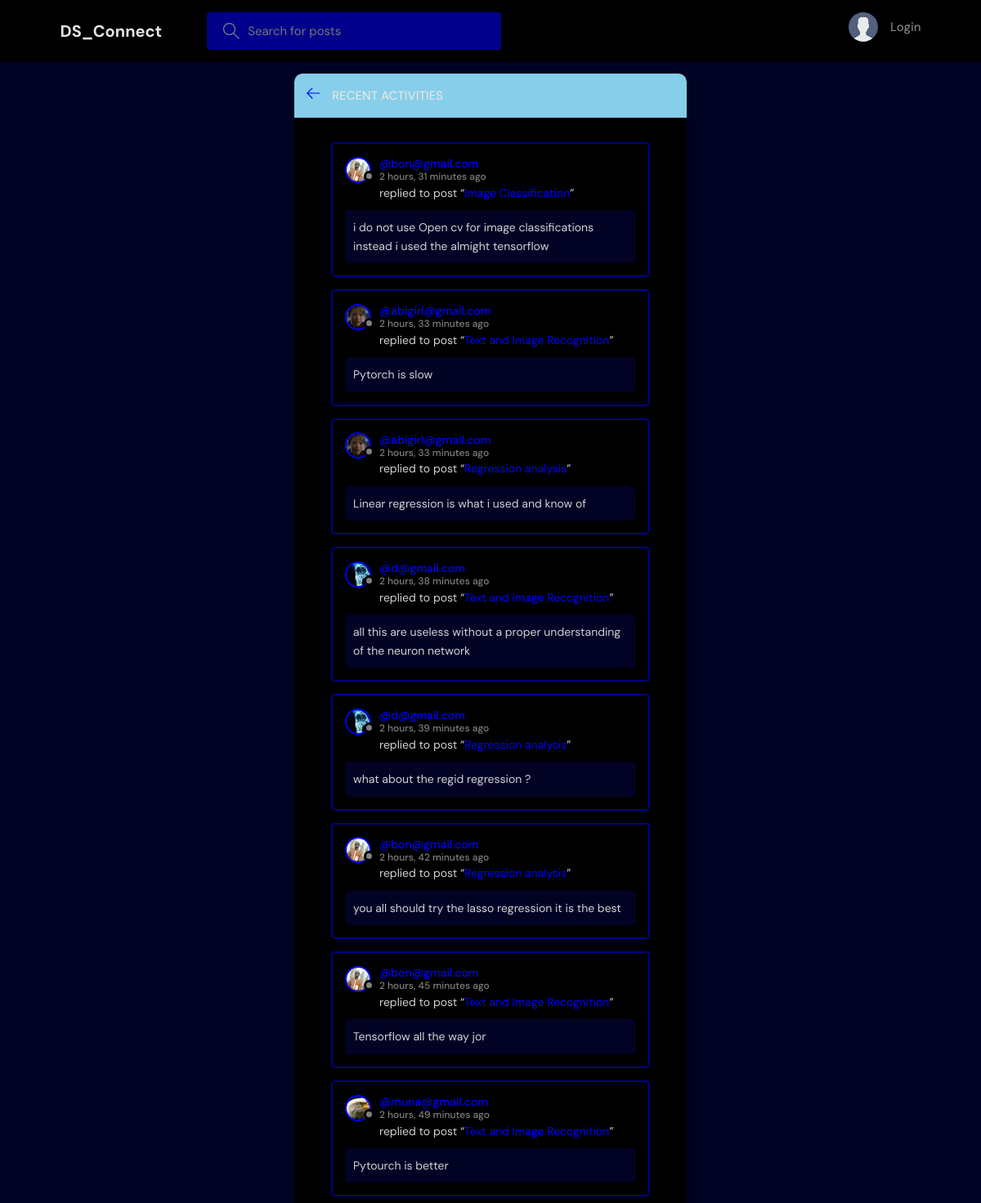
The page /activity/ on the database its author committed.
### base/models.py (models this page shows, shortened)
class Message(models.Model):
    user = models.ForeignKey(User, on_delete=models.CASCADE)
    room = models.ForeignKey(Room, on_delete=models.CASCADE)
    body = models.TextField()
    updated = models.DateTimeField(auto_now=True)
    created = models.DateTimeField(auto_now_add=True)
    class Meta:
        ordering = ['-updated', '-created']

class User(AbstractUser):
    name = models.CharField(max_length=200, null=True)
    email = models.EmailField(unique=True, null=True)
    bio = models.TextField(null=True)
    avatar = models.ImageField(null=True, default="avatar.svg")
    USERNAME_FIELD = 'email'
    REQUIRED_FIELDS = []

class Room(models.Model):
    host = models.ForeignKey(User, on_delete=models.SET_NULL, null=True)
    topic = models.ForeignKey(Topic, on_delete=models.SET_NULL, null=True)
    name = models.CharField(max_length=200)
    description = models.TextField(null=True, blank=True)
    participants = models.ManyToManyField(
        User, related_name='participants', blank=True)
    updated = models.DateTimeField(auto_now=True)
    created = models.DateTimeField(auto_now_add=True)
    class Meta:
        ordering = ['-updated', '-created']
    def __str__(self):
        return self.name

### base/views.py (the view)
# urls.py: path('activity/', views.activityPage, name="activity"),
def activityPage(request):
    room_messages = Message.objects.all()
    return render(request, 'base/activity.html', {'room_messages': room_messages})

### base/templates/base/activity.html (shortened to what this page needs)
{% extends 'main.html' %}
{% block content %}
<main class="layout">
  <div class="container">
    <div class="layout__box">
      <div class="layout__boxHeader">
        <div class="layout__boxTitle">
          <a href="{% url 'home' %}">
            <svg version="1.1" xmlns="http://www.w3.org/2000/svg" width="32" height="32" viewBox="0 0 32 32">
              <title>arrow-left</title>
              <path
                d="M13.723 2.286l-13.723 13.714 13.719 13.714 1.616-1.611-10.96-10.96h27.625v-2.286h-27.625l10.965-10.965-1.616-1.607z">
              </path>
              </path>
            </svg>
          </a>
          <h3>Recent Activities</h3>
        </div>
      </div>
      <div class="activities-page layout__body">
        {% for message in room_messages %}
        <div class="activities__box">
          <div class="activities__boxHeader roomListRoom__header">
            <a href="{% url 'user-profile' message.user.id %}" class="roomListRoom__author">
              <div class="avatar avatar--small">
                <img src="{{message.user.avatar.url}}" />
              </div>
              <p>
                @{{message.user}}
                <span>{{message.created|timesince}} ago</span>
              </p>
            </a>
          </div>
          <div class="activities__boxContent">
            <p>replied to post “<a href="{% url 'room' message.room.id %}">{{message.room}}</a>”</p>
            <div class="activities__boxRoomContent">
              {{message.body}}
            </div>
          </div>
        </div>
        {% endfor %}
      </div>
    </div>
  </div>
</main>
{% endblock content %}

### static/styles/style.css (style rules this page uses)
:root { --color-main: blue; --color-main-light: rgb(118, 118, 250); --color-dark: #000; --color-dark-medium: darkblue; --color-dark-light: skyblue; --color-light: #e5e5e5; --color-gray: gray; --color-light-gray: #d1d3d3; --color-bg: rgb(2, 2, 37); --color-success: lime; --color-error: red; }
* { font-family: "DM Sans", -apple-system, BlinkMacSystemFont, "Segoe UI", Roboto, Oxygen, Ubuntu, Cantarell, "Open Sans", "Helvetica Neue", sans-serif; margin: 0; padding: 0; box-sizing: border-box; text-rendering: optimizeLegibility; font-size: inherit; }
html { font-size: 56.25%; }
@media only screen and (min-width: 1200px) { html { font-size: 62.5%; } }
body { line-height: 1.6; font-weight: 400; font-size: 1.5rem; color: var(--color-light-gray); background-color: var(--color-bg); min-height: 100vh; }
img { width: 100%; }
a { display: inline-block; color: var(--color-main); text-decoration: none; }
.container { max-width: 120rem; width: 90%; margin: auto; }
.avatar { position: relative; display: inline-block; border-radius: 50%; border: 2px solid var(--color-main); }
.avatar img { display: block; border-radius: 50%; object-fit: cover; object-position: center; }
.avatar::after { content: ""; display: block; position: absolute; background-color: var(--color-gray); z-index: 111; border-radius: 50%; border: 0.3rem solid var(--color-dark); }
.avatar.avatar--small img { width: 2.8rem; height: 2.8rem; }
.avatar.avatar--small:after { width: 0.7rem; height: 0.7rem; bottom: 0px; right: -6px; }
.layout { margin-top: 2.4rem; }
.layout > .container { display: flex; justify-content: space-between; align-items: flex-start; flex-direction: row-reverse; }
.layout__box { width: 90%; max-width: 48rem; min-height: 40rem; position: absolute; top: 50%; left: 50%; transform: translate(-50%, -46%); background-color: var(--color-dark); border-radius: 1rem; box-shadow: 1px 1px 6px 3px rgba(0, 0, 0, 0.1); overflow: hidden; }
.layout__boxHeader { display: flex; padding: 1.5rem; background-color: var(--color-dark-light); }
.layout__boxTitle { display: flex; gap: 1.5rem; align-items: center; }
.layout__boxTitle h3 { text-transform: uppercase; font-weight: 500; color: var(--color-light); }
.layout__boxTitle svg { width: 1.6rem; height: 1.6rem; fill: var(--color-main); }
.layout__body { margin: 3rem; }
.roomListRoom__header { display: flex; justify-content: space-between; align-items: center; }
.roomListRoom__author { font-weight: 500; display: flex; align-items: center; gap: 1rem; }
.activities__box { margin: 1.5rem; padding: 1.5rem; border: 2px solid var(--color-dark-medium); border-radius: 5px; }
.activities__boxHeader p { font-size: 1.4rem; line-height: 1.3; }
.activities__boxHeader p span { color: var(--color-gray); font-size: 1.2rem; display: block; }
.activities__boxContent { margin-left: 4.2rem; }
.activities__boxContent { font-size: 1.4rem; }
.activities__boxRoomContent { background: var(--color-bg); padding: 1rem; border-radius: 5px; margin-top: 1rem; margin-left: -4.2rem; }

### rows shown on the page
Message: user.avatar (picture), user "bon@gmail.com", created "2 hours, 31 minutes", room "Image Classification", body "i do not use Open cv for image classifications instead i used the almight tensorflow"
Message: user.avatar (picture), user "abigirl@gmail.com", created "2 hours, 33 minutes", room "Text and Image Recognition", body "Pytorch is slow"
Message: user.avatar (picture), user "abigirl@gmail.com", created "2 hours, 33 minutes", room "Regression analysis", body "Linear regression is what i used and know of"
Message: user.avatar (picture), user "d@gmail.com", created "2 hours, 38 minutes", room "Text and Image Recognition", body "all this are useless without a proper understanding of the neuron network"
Message: user.avatar (picture), user "d@gmail.com", created "2 hours, 39 minutes", room "Regression analysis", body "what about the regid regression ?"
Message: user.avatar (picture), user "bon@gmail.com", created "2 hours, 42 minutes", room "Regression analysis", body "you all should try the lasso regression it is the best"
Message: user.avatar (picture), user "bon@gmail.com", created "2 hours, 45 minutes", room "Text and Image Recognition", body "Tensorflow all the way jor"
Message: user.avatar (picture), user "muna@gmail.com", created "2 hours, 49 minutes", room "Text and Image Recognition", body "Pytourch is better"
